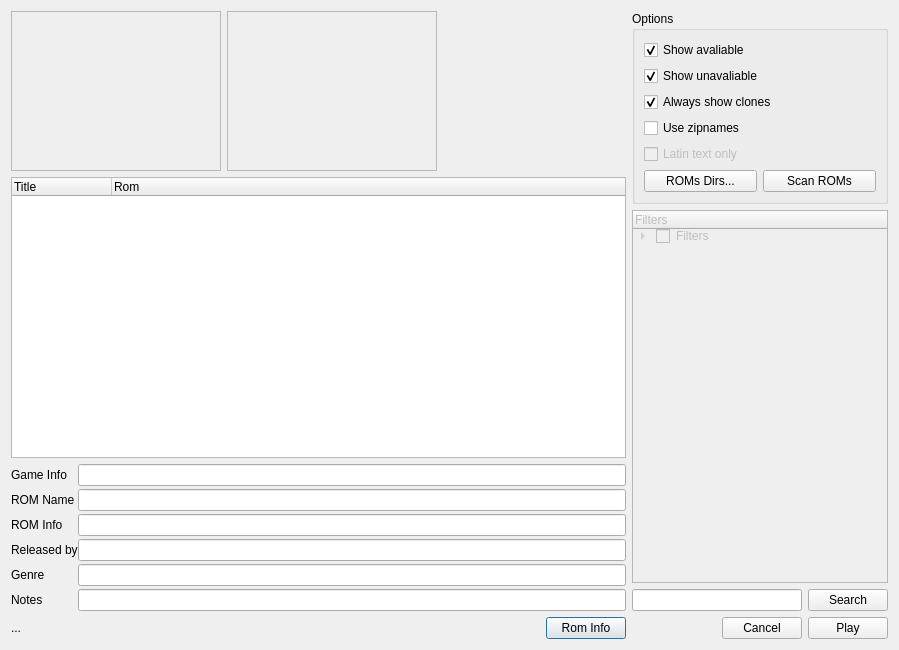
<?xml version="1.0" encoding="UTF-8"?>
<ui version="4.0">
 <class>SelectDialog</class>
 <widget class="QDialog" name="SelectDialog">
  <property name="geometry">
   <rect>
    <x>0</x>
    <y>0</y>
    <width>899</width>
    <height>650</height>
   </rect>
  </property>
  <property name="windowTitle">
   <string>Dialog</string>
  </property>
  <layout class="QHBoxLayout" name="horizontalLayout_6" stretch="1,0">
   <item>
    <layout class="QVBoxLayout" name="verticalLayout" stretch="0,0,0,0">
     <item>
      <layout class="QHBoxLayout" name="horizontalLayout_5">
       <item>
        <widget class="QLabel" name="imgPreview">
         <property name="sizePolicy">
          <sizepolicy hsizetype="Fixed" vsizetype="Fixed">
           <horstretch>0</horstretch>
           <verstretch>0</verstretch>
          </sizepolicy>
         </property>
         <property name="minimumSize">
          <size>
           <width>210</width>
           <height>160</height>
          </size>
         </property>
         <property name="maximumSize">
          <size>
           <width>210</width>
           <height>160</height>
          </size>
         </property>
         <property name="toolTip">
          <string>Preview</string>
         </property>
         <property name="frameShape">
          <enum>QFrame::StyledPanel</enum>
         </property>
         <property name="text">
          <string/>
         </property>
         <property name="pixmap">
          <pixmap resource="rscr.qrc">:/resource/splash.bmp</pixmap>
         </property>
         <property name="scaledContents">
          <bool>true</bool>
         </property>
        </widget>
       </item>
       <item>
        <widget class="QLabel" name="imgTitleScreen">
         <property name="sizePolicy">
          <sizepolicy hsizetype="Fixed" vsizetype="Fixed">
           <horstretch>0</horstretch>
           <verstretch>0</verstretch>
          </sizepolicy>
         </property>
         <property name="minimumSize">
          <size>
           <width>210</width>
           <height>160</height>
          </size>
         </property>
         <property name="maximumSize">
          <size>
           <width>210</width>
           <height>160</height>
          </size>
         </property>
         <property name="toolTip">
          <string>Title screen</string>
         </property>
         <property name="frameShape">
          <enum>QFrame::StyledPanel</enum>
         </property>
         <property name="text">
          <string/>
         </property>
         <property name="pixmap">
          <pixmap resource="rscr.qrc">:/resource/splash.bmp</pixmap>
         </property>
         <property name="scaledContents">
          <bool>true</bool>
         </property>
        </widget>
       </item>
       <item>
        <spacer name="horizontalSpacer_3">
         <property name="orientation">
          <enum>Qt::Horizontal</enum>
         </property>
         <property name="sizeHint" stdset="0">
          <size>
           <width>40</width>
           <height>20</height>
          </size>
         </property>
        </spacer>
       </item>
      </layout>
     </item>
     <item>
      <widget class="QTreeWidget" name="tvDrivers">
       <property name="alternatingRowColors">
        <bool>true</bool>
       </property>
       <column>
        <property name="text">
         <string>Title</string>
        </property>
       </column>
       <column>
        <property name="text">
         <string>Rom</string>
        </property>
       </column>
      </widget>
     </item>
     <item>
      <layout class="QFormLayout" name="formLayout">
       <property name="fieldGrowthPolicy">
        <enum>QFormLayout::AllNonFixedFieldsGrow</enum>
       </property>
       <property name="horizontalSpacing">
        <number>0</number>
       </property>
       <property name="verticalSpacing">
        <number>3</number>
       </property>
       <item row="0" column="0">
        <widget class="QLabel" name="label">
         <property name="text">
          <string>Game Info</string>
         </property>
        </widget>
       </item>
       <item row="0" column="1">
        <widget class="QLineEdit" name="leGameInfo">
         <property name="frame">
          <bool>true</bool>
         </property>
         <property name="readOnly">
          <bool>true</bool>
         </property>
        </widget>
       </item>
       <item row="1" column="0">
        <widget class="QLabel" name="label_2">
         <property name="text">
          <string>ROM Name</string>
         </property>
        </widget>
       </item>
       <item row="1" column="1">
        <widget class="QLineEdit" name="leRomName">
         <property name="frame">
          <bool>true</bool>
         </property>
         <property name="readOnly">
          <bool>true</bool>
         </property>
        </widget>
       </item>
       <item row="2" column="0">
        <widget class="QLabel" name="label_3">
         <property name="text">
          <string>ROM Info</string>
         </property>
        </widget>
       </item>
       <item row="2" column="1">
        <widget class="QLineEdit" name="leRomInfo">
         <property name="frame">
          <bool>true</bool>
         </property>
         <property name="readOnly">
          <bool>true</bool>
         </property>
        </widget>
       </item>
       <item row="3" column="0">
        <widget class="QLabel" name="label_4">
         <property name="text">
          <string>Released by</string>
         </property>
        </widget>
       </item>
       <item row="3" column="1">
        <widget class="QLineEdit" name="leReleasedBy">
         <property name="frame">
          <bool>true</bool>
         </property>
         <property name="readOnly">
          <bool>true</bool>
         </property>
        </widget>
       </item>
       <item row="4" column="0">
        <widget class="QLabel" name="label_7">
         <property name="text">
          <string>Genre</string>
         </property>
        </widget>
       </item>
       <item row="4" column="1">
        <widget class="QLineEdit" name="leGenre">
         <property name="frame">
          <bool>true</bool>
         </property>
         <property name="readOnly">
          <bool>true</bool>
         </property>
        </widget>
       </item>
       <item row="5" column="0">
        <widget class="QLabel" name="label_5">
         <property name="text">
          <string>Notes</string>
         </property>
        </widget>
       </item>
       <item row="5" column="1">
        <widget class="QLineEdit" name="leNotes">
         <property name="frame">
          <bool>true</bool>
         </property>
         <property name="readOnly">
          <bool>true</bool>
         </property>
        </widget>
       </item>
      </layout>
     </item>
     <item>
      <layout class="QHBoxLayout" name="horizontalLayout">
       <item>
        <widget class="QLabel" name="lblCounter">
         <property name="minimumSize">
          <size>
           <width>0</width>
           <height>0</height>
          </size>
         </property>
         <property name="text">
          <string>...</string>
         </property>
        </widget>
       </item>
       <item>
        <spacer name="horizontalSpacer_2">
         <property name="orientation">
          <enum>Qt::Horizontal</enum>
         </property>
         <property name="sizeHint" stdset="0">
          <size>
           <width>40</width>
           <height>20</height>
          </size>
         </property>
        </spacer>
       </item>
       <item>
        <widget class="QPushButton" name="btnRomInfo">
         <property name="text">
          <string>Rom Info</string>
         </property>
        </widget>
       </item>
      </layout>
     </item>
    </layout>
   </item>
   <item>
    <layout class="QVBoxLayout" name="verticalLayout_4">
     <item>
      <widget class="QGroupBox" name="groupBox">
       <property name="title">
        <string>Options</string>
       </property>
       <layout class="QVBoxLayout" name="verticalLayout_3">
        <item>
         <layout class="QVBoxLayout" name="verticalLayout_2">
          <item>
           <widget class="QCheckBox" name="ckbShowAvaliable">
            <property name="text">
             <string>Show avaliable</string>
            </property>
            <property name="checked">
             <bool>true</bool>
            </property>
           </widget>
          </item>
          <item>
           <widget class="QCheckBox" name="ckbShowUnavaliable">
            <property name="text">
             <string>Show unavaliable</string>
            </property>
            <property name="checked">
             <bool>true</bool>
            </property>
           </widget>
          </item>
          <item>
           <widget class="QCheckBox" name="ckbShowClones">
            <property name="text">
             <string>Always show clones</string>
            </property>
            <property name="checked">
             <bool>true</bool>
            </property>
           </widget>
          </item>
          <item>
           <widget class="QCheckBox" name="ckbUseZipnames">
            <property name="text">
             <string>Use zipnames</string>
            </property>
           </widget>
          </item>
          <item>
           <widget class="QCheckBox" name="ckbLatinTextOnly">
            <property name="enabled">
             <bool>false</bool>
            </property>
            <property name="text">
             <string>Latin text only</string>
            </property>
           </widget>
          </item>
          <item>
           <layout class="QHBoxLayout" name="horizontalLayout_2">
            <item>
             <widget class="QPushButton" name="btnRomDirs">
              <property name="text">
               <string>ROMs Dirs...</string>
              </property>
             </widget>
            </item>
            <item>
             <widget class="QPushButton" name="btnScanRoms">
              <property name="text">
               <string>Scan ROMs</string>
              </property>
             </widget>
            </item>
           </layout>
          </item>
         </layout>
        </item>
       </layout>
      </widget>
     </item>
     <item>
      <widget class="QTreeWidget" name="tvFilters">
       <property name="enabled">
        <bool>false</bool>
       </property>
       <column>
        <property name="text">
         <string>Filters</string>
        </property>
       </column>
       <item>
        <property name="text">
         <string>Filters</string>
        </property>
        <property name="checkState">
         <enum>Unchecked</enum>
        </property>
        <property name="flags">
         <set>ItemIsSelectable|ItemIsUserCheckable|ItemIsEnabled|ItemIsTristate</set>
        </property>
        <item>
         <property name="text">
          <string>BoardType</string>
         </property>
         <property name="checkState">
          <enum>Unchecked</enum>
         </property>
         <property name="flags">
          <set>ItemIsSelectable|ItemIsDragEnabled|ItemIsUserCheckable|ItemIsEnabled|ItemIsTristate</set>
         </property>
         <item>
          <property name="text">
           <string>Genuine</string>
          </property>
          <property name="checkState">
           <enum>Unchecked</enum>
          </property>
         </item>
         <item>
          <property name="text">
           <string>Bootleg</string>
          </property>
          <property name="checkState">
           <enum>Unchecked</enum>
          </property>
         </item>
         <item>
          <property name="text">
           <string>Demo</string>
          </property>
          <property name="checkState">
           <enum>Unchecked</enum>
          </property>
         </item>
         <item>
          <property name="text">
           <string>Hack</string>
          </property>
          <property name="checkState">
           <enum>Unchecked</enum>
          </property>
         </item>
         <item>
          <property name="text">
           <string>Homebrew</string>
          </property>
          <property name="checkState">
           <enum>Unchecked</enum>
          </property>
         </item>
         <item>
          <property name="text">
           <string>Prototype</string>
          </property>
          <property name="checkState">
           <enum>Unchecked</enum>
          </property>
         </item>
        </item>
        <item>
         <property name="text">
          <string>Family</string>
         </property>
         <property name="checkState">
          <enum>Unchecked</enum>
         </property>
        </item>
        <item>
         <property name="text">
          <string>Genre</string>
         </property>
         <property name="checkState">
          <enum>Unchecked</enum>
         </property>
        </item>
        <item>
         <property name="text">
          <string>Hardware</string>
         </property>
         <property name="checkState">
          <enum>Unchecked</enum>
         </property>
         <item>
          <property name="text">
           <string>Capcom (Other)</string>
          </property>
          <property name="checkState">
           <enum>Unchecked</enum>
          </property>
         </item>
         <item>
          <property name="text">
           <string>Cave</string>
          </property>
          <property name="checkState">
           <enum>Unchecked</enum>
          </property>
         </item>
         <item>
          <property name="text">
           <string>CPS-1</string>
          </property>
          <property name="checkState">
           <enum>Unchecked</enum>
          </property>
         </item>
         <item>
          <property name="text">
           <string>CPS-2</string>
          </property>
          <property name="checkState">
           <enum>Unchecked</enum>
          </property>
         </item>
         <item>
          <property name="text">
           <string>CPS-3</string>
          </property>
          <property name="checkState">
           <enum>Unchecked</enum>
          </property>
         </item>
         <item>
          <property name="text">
           <string>Data East</string>
          </property>
          <property name="checkState">
           <enum>Unchecked</enum>
          </property>
         </item>
         <item>
          <property name="text">
           <string>Galaxian</string>
          </property>
          <property name="checkState">
           <enum>Unchecked</enum>
          </property>
         </item>
         <item>
          <property name="text">
           <string>Irem</string>
          </property>
          <property name="checkState">
           <enum>Unchecked</enum>
          </property>
         </item>
         <item>
          <property name="text">
           <string>Kaneko</string>
          </property>
          <property name="checkState">
           <enum>Unchecked</enum>
          </property>
         </item>
         <item>
          <property name="text">
           <string>Konami</string>
          </property>
          <property name="checkState">
           <enum>Unchecked</enum>
          </property>
         </item>
         <item>
          <property name="text">
           <string>Neo Geo</string>
          </property>
          <property name="checkState">
           <enum>Unchecked</enum>
          </property>
         </item>
         <item>
          <property name="text">
           <string>Pacman</string>
          </property>
          <property name="checkState">
           <enum>Unchecked</enum>
          </property>
         </item>
         <item>
          <property name="text">
           <string>PGM</string>
          </property>
          <property name="checkState">
           <enum>Unchecked</enum>
          </property>
         </item>
         <item>
          <property name="text">
           <string>PGM2</string>
          </property>
          <property name="checkState">
           <enum>Unchecked</enum>
          </property>
         </item>
         <item>
          <property name="text">
           <string>Psikyo</string>
          </property>
          <property name="checkState">
           <enum>Unchecked</enum>
          </property>
         </item>
         <item>
          <property name="text">
           <string>Sega</string>
          </property>
          <property name="checkState">
           <enum>Unchecked</enum>
          </property>
         </item>
         <item>
          <property name="text">
           <string>Seta</string>
          </property>
          <property name="checkState">
           <enum>Unchecked</enum>
          </property>
         </item>
         <item>
          <property name="text">
           <string>Taito</string>
          </property>
          <property name="checkState">
           <enum>Unchecked</enum>
          </property>
         </item>
         <item>
          <property name="text">
           <string>Technos</string>
          </property>
          <property name="checkState">
           <enum>Unchecked</enum>
          </property>
         </item>
         <item>
          <property name="text">
           <string>Toaplan</string>
          </property>
          <property name="checkState">
           <enum>Unchecked</enum>
          </property>
         </item>
         <item>
          <property name="text">
           <string>Misc (pre 90s)</string>
          </property>
          <property name="checkState">
           <enum>Unchecked</enum>
          </property>
         </item>
         <item>
          <property name="text">
           <string>Misc (post 90s)</string>
          </property>
          <property name="checkState">
           <enum>Unchecked</enum>
          </property>
         </item>
         <item>
          <property name="text">
           <string>Master System</string>
          </property>
          <property name="checkState">
           <enum>Unchecked</enum>
          </property>
         </item>
         <item>
          <property name="text">
           <string>Megadrive</string>
          </property>
          <property name="checkState">
           <enum>Unchecked</enum>
          </property>
         </item>
         <item>
          <property name="text">
           <string>PC-Engine</string>
          </property>
          <property name="checkState">
           <enum>Unchecked</enum>
          </property>
         </item>
         <item>
          <property name="text">
           <string>SNES</string>
          </property>
          <property name="checkState">
           <enum>Unchecked</enum>
          </property>
         </item>
        </item>
       </item>
      </widget>
     </item>
     <item>
      <layout class="QHBoxLayout" name="horizontalLayout_3">
       <item>
        <widget class="QLineEdit" name="leSearch">
         <property name="enabled">
          <bool>true</bool>
         </property>
        </widget>
       </item>
       <item>
        <widget class="QPushButton" name="btnSearch">
         <property name="text">
          <string>Search</string>
         </property>
        </widget>
       </item>
      </layout>
     </item>
     <item>
      <layout class="QHBoxLayout" name="horizontalLayout_4">
       <item>
        <spacer name="horizontalSpacer">
         <property name="orientation">
          <enum>Qt::Horizontal</enum>
         </property>
         <property name="sizeHint" stdset="0">
          <size>
           <width>40</width>
           <height>20</height>
          </size>
         </property>
        </spacer>
       </item>
       <item>
        <widget class="QPushButton" name="btnCancel">
         <property name="text">
          <string>Cancel</string>
         </property>
        </widget>
       </item>
       <item>
        <widget class="QPushButton" name="btnPlay">
         <property name="text">
          <string>Play</string>
         </property>
        </widget>
       </item>
      </layout>
     </item>
    </layout>
   </item>
  </layout>
 </widget>
 <resources>
  <include location="rscr.qrc"/>
 </resources>
 <connections>
  <connection>
   <sender>btnCancel</sender>
   <signal>clicked()</signal>
   <receiver>SelectDialog</receiver>
   <slot>reject()</slot>
   <hints>
    <hint type="sourcelabel">
     <x>601</x>
     <y>558</y>
    </hint>
    <hint type="destinationlabel">
     <x>545</x>
     <y>555</y>
    </hint>
   </hints>
  </connection>
 </connections>
</ui>
